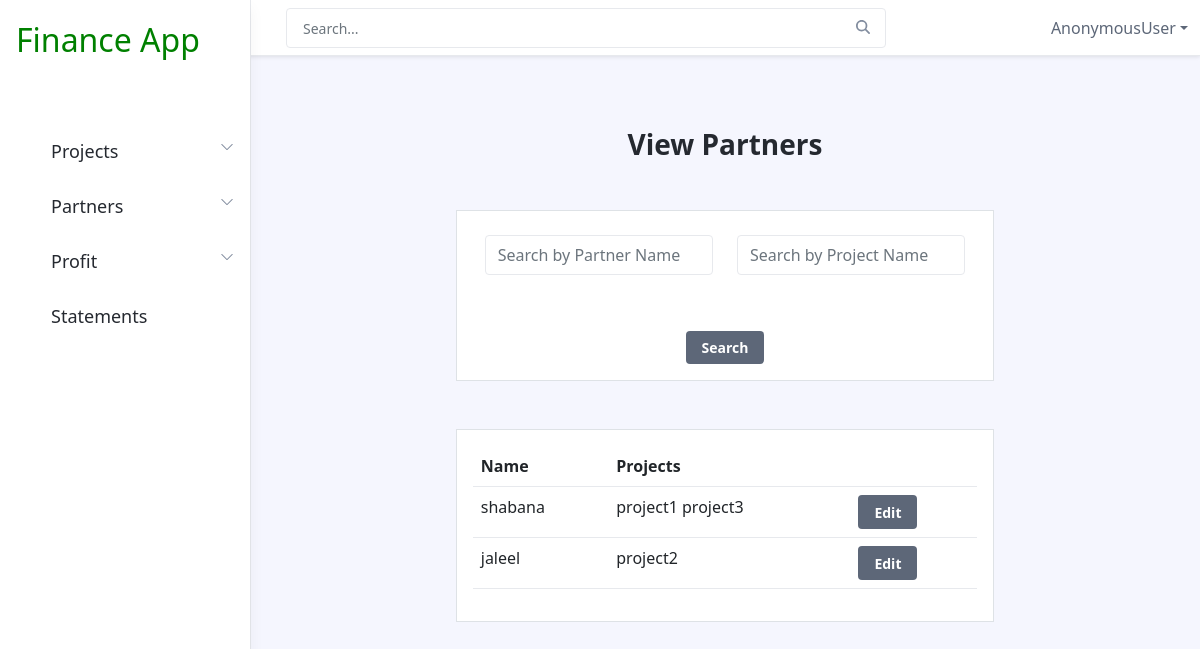
Page /viewpartner/ on the earlier database version.
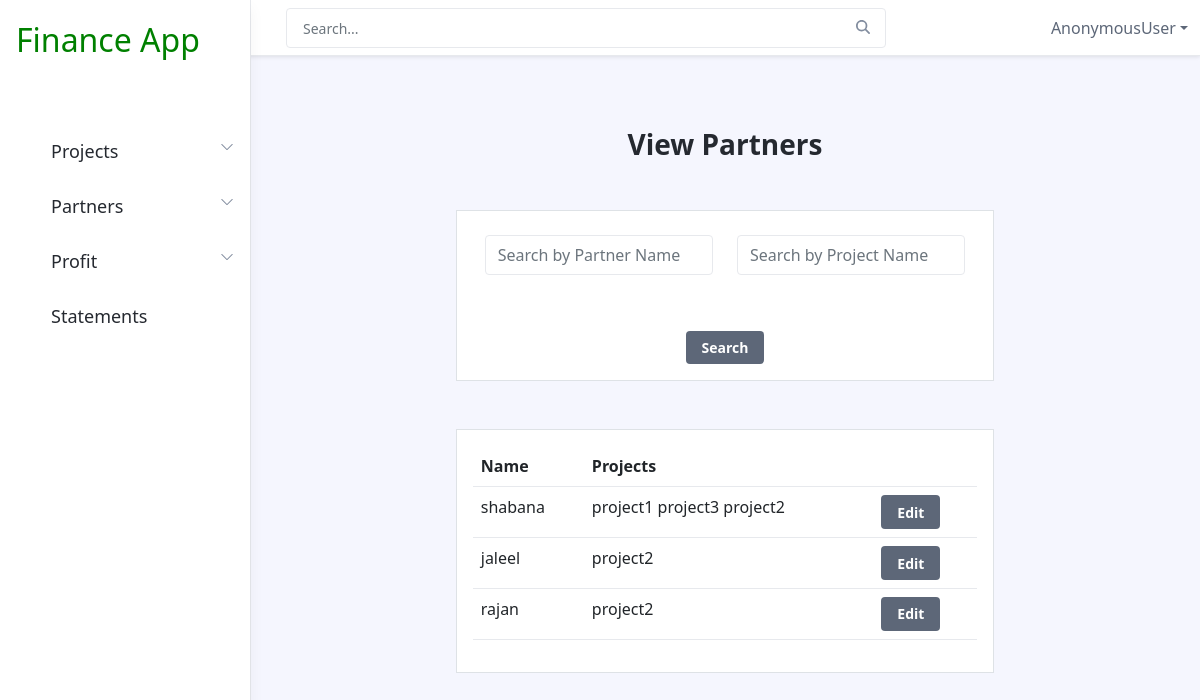
Same page on the later database version.
### financeadmin/models.py (models this page shows, shortened)
class partner(models.Model):
    partner_name=models.CharField(max_length=30)

class partnership(models.Model):
    project=models.ForeignKey(project,on_delete=models.CASCADE)
    partner=models.ForeignKey(partner,on_delete=models.CASCADE,null=True)
    partnership=models.IntegerField()

class project(models.Model):
    name=models.CharField(max_length=30)
    def __str__(self):
        return self.name

### financeadmin/views.py (the view)
# urls.py: path('viewpartner/', views.fnviewpartner,name="viewpartner"),
def fnviewpartner(request):
    q=request.GET.get('q') if request.GET.get('q') !=None  else ''
    t=request.GET.get('t') if request.GET.get('t') !=None  else ''
    print(q)
    partners=partner.objects.filter(partner_name__icontains=q)
    context={'partner':partners}
    return render(request,'viewpartners.html',context)

### financeadmin/templates/viewpartners.html
{% extends 'includes/navbar.html' %}
{% block content %}
{% load mathfilters %}
<div class="app-wrapper">
    <div class="app-content pt-3 p-md-3 p-lg-4">
        <div class="container-xl">
<div class="col-sm-8 col-lg-9 container ">
    <h3 class="text-center mt-5">View Partners</h3>
    <div class="row m-5 p-3 border bg-white">
        <form action="" method="GET">
            <div class="row">
                 <div class="col-sm-6 my-2">
                <input type="text" placeholder="Search by Partner Name" class="form-control" name="q">
            </div>
            <div class="col-sm-6 my-2">
                <input type="text" placeholder="Search by Project Name" class="form-control" name="t">
            </div>
        </div>
        <center><button type="submit" class="btn btn-secondary mt-5">Search</button></center>
    </form>
    </div>
    <div class="row m-5 p-3 border bg-white">
        <table class="table ">
            <tr>
                <th>Name</th>
                <th>Projects</th>
                <th></th>
            </tr>
            {% for partners in partner %}
            <tr>
                <td>{{partners.partner_name}}</td>
                <td>{% for p in partners.partnership_set.all %}
                    {{p.project}}
                    {% endfor%}
                </td>
                <td><a href="" class="btn btn-secondary"> Edit</a></td>
            </tr>
            {% endfor %}
        </table>
    </div>
</div>
</div>
</div>
</div>
{% endblock %}

### financeadmin/templates/includes/navbar.html (shortened to what this page needs)
{% load static %}
<!DOCTYPE html>
<html lang="en">
<head>
    <link href="https://cdn.jsdelivr.net/npm/bootstrap@5.0.2/dist/css/bootstrap.min.css" rel="stylesheet">
    <link rel="stylesheet" href="{% static 'css/style.css' %}">
    <link id="theme-style" rel="stylesheet" href="{% static 'css/portal.css' %}">
</head>
<body class="app">
    <header class="app-header fixed-top">
        <div class="app-header-inner">
	        <div class="container-fluid py-2">
		        <div class="app-header-content">
		            <div class="row justify-content-between align-items-center">
		            <div class="app-search-box col">
		                <form class="app-search-form">
							<input type="text" placeholder="Search..." name="search" class="form-control search-input">
							<button type="submit" class="btn search-btn btn-primary" value="Search"><i class="fas fa-search"></i></button>
				        </form>
		            </div>
		            <div class="app-utilities col-auto">
			            <div class="app-utility-item app-user-dropdown dropdown">
				            <a class="dropdown-toggle" id="user-dropdown-toggle" data-bs-toggle="dropdown" href="#" role="button" aria-expanded="false">{{request.user}}</a>
			            </div>
		            </div>
		        </div>
	            </div>
	        </div>
        </div>
        <div id="app-sidepanel" class="app-sidepanel">
	        <div class="sidepanel-inner d-flex flex-column">
		        <div class="app-branding">
		            <a class="app_logo" style="text-decoration: none;font-size: 32px;" href="{% url 'home' %}">Finance App</a>
		        </div>
			    <nav id="app-nav-main" class="app-nav app-nav-main flex-grow-1 mt-5">
				    <ul class="app-menu list-unstyled accordion" id="menu-accordion">
					    <li class="nav-item has-submenu">
					        <a class="nav-link submenu-toggle" href="#" data-bs-toggle="collapse" data-bs-target="#submenu-1" aria-expanded="false" aria-controls="submenu-1">
		                         <span class="nav-link-text" style="font-size:large">Projects</span>
		                         <span class="submenu-arrow">
		                             <svg width="1em" height="1em" viewBox="0 0 16 16" class="bi bi-chevron-down" fill="currentColor" xmlns="http://www.w3.org/2000/svg">
	  <path fill-rule="evenodd" d="M1.646 4.646a.5.5 0 0 1 .708 0L8 10.293l5.646-5.647a.5.5 0 0 1 .708.708l-6 6a.5.5 0 0 1-.708 0l-6-6a.5.5 0 0 1 0-.708z"/>
	</svg>
	                             </span>
					        </a>
					    </li>
					    <li class="nav-item has-submenu">
					        <a class="nav-link submenu-toggle" href="#" data-bs-toggle="collapse" data-bs-target="#submenu-2" aria-expanded="false" aria-controls="submenu-2">
		                         <span class="nav-link-text" style="font-size:large">Partners</span>
		                         <span class="submenu-arrow">
		                             <svg width="1em" height="1em" viewBox="0 0 16 16" class="bi bi-chevron-down" fill="currentColor" xmlns="http://www.w3.org/2000/svg">
	  <path fill-rule="evenodd" d="M1.646 4.646a.5.5 0 0 1 .708 0L8 10.293l5.646-5.647a.5.5 0 0 1 .708.708l-6 6a.5.5 0 0 1-.708 0l-6-6a.5.5 0 0 1 0-.708z"/>
	</svg>
	                             </span>
					        </a>
					    </li>
						<li class="nav-item has-submenu">
					        <a class="nav-link submenu-toggle" href="#" data-bs-toggle="collapse" data-bs-target="#submenu-3" aria-expanded="false" aria-controls="submenu-2">
		                         <span class="nav-link-text" style="font-size:large">Profit</span>
		                         <span class="submenu-arrow">
		                             <svg width="1em" height="1em" viewBox="0 0 16 16" class="bi bi-chevron-down" fill="currentColor" xmlns="http://www.w3.org/2000/svg">
	  <path fill-rule="evenodd" d="M1.646 4.646a.5.5 0 0 1 .708 0L8 10.293l5.646-5.647a.5.5 0 0 1 .708.708l-6 6a.5.5 0 0 1-.708 0l-6-6a.5.5 0 0 1 0-.708z"/>
	</svg>
	                             </span>
					        </a>
					    </li>
					    <li class="nav-item">
					        <a class="nav-link" href="help.html">
		                         <span class="nav-link-text" style="font-size:large">Statements</span>
					        </a>
					    </li>
				    </ul>
			    </nav>
	        </div>
	    </div>
    </header>
    {% block content %}
    {% endblock %}
</body>
</html>

### financeadmin/static/css/style.css (style rules this page uses)
.app_logo { text-decoration: none; font-size: 32px; color:green }
.nav-link-text { font-size: 34 px; }

Differences in the rows shown:
added partnership: project "project2", shown under partner "shabana"
added partner: partner_name "rajan"
added partnership: project "project2", shown under "rajan"
